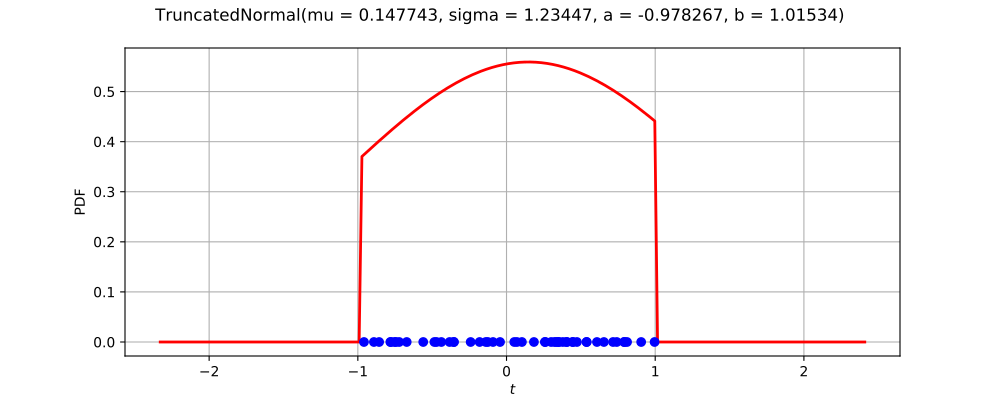

Recreate this plot in Python.
import openturns as ot
from matplotlib import pyplot as plt
from openturns.viewer import View
ot.RandomGenerator.SetSeed(0)
factory = ot.TruncatedNormalFactory()
ref = factory.build()
dimension = ref.getDimension()
if dimension <= 2:
    sample = ref.getSample(50)
    distribution = factory.build(sample)
    if dimension == 1:
        distribution.setDescription(['$t$'])
        pdf_graph = distribution.drawPDF(256)
        cloud = ot.Cloud(sample, ot.Sample(sample.getSize(), 1))
        cloud.setColor('blue')
        cloud.setPointStyle('fcircle')
        pdf_graph.add(cloud)
        fig = plt.figure(figsize=(10, 4))
        plt.suptitle(str(distribution))
        pdf_axis = fig.add_subplot(111)
        View(pdf_graph, figure=fig, axes=[pdf_axis], add_legend=False)
    else:
        sample = ref.getSample(500)
        distribution.setDescription(['$t_0$', '$t_1$'])
        pdf_graph = distribution.drawPDF([256]*2)
        cloud = ot.Cloud(sample)
        cloud.setColor('red')
        cloud.setPointStyle('fcircle')
        pdf_graph.add(cloud)
        fig = plt.figure(figsize=(10, 4))
        plt.suptitle(str(distribution))
        pdf_axis = fig.add_subplot(111)
        View(pdf_graph, figure=fig, axes=[pdf_axis], add_legend=False)
